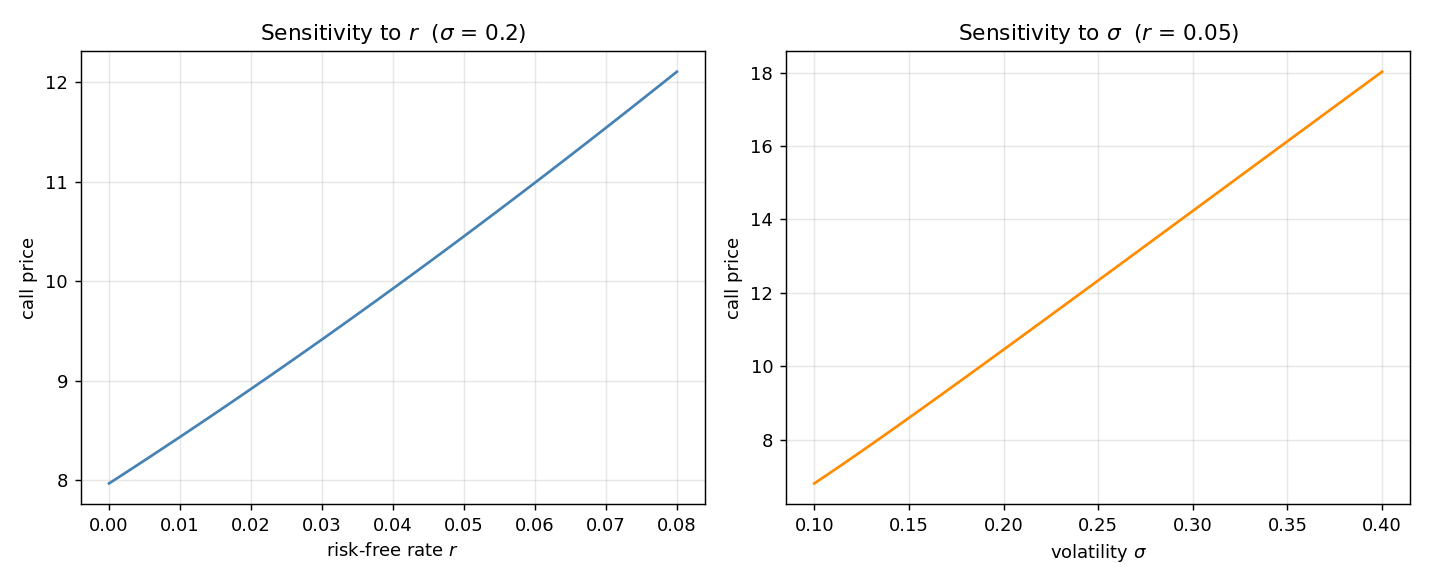

Reproduce this figure in Python.
import numpy as np
import matplotlib.pyplot as plt
from pricing import bs_call_price
import pandas as pd

S0 = 100
K = 100
T = 1
sigma = 0.2
r = 0.05

# --- R Sweep --- #

R_results = []
r_vals = np.linspace(0, 0.08, 40)
for i in r_vals:
    bs_result = bs_call_price(S0, K, i, sigma, T)
    R_results.append(bs_result)

# --- Sigma Sweep --- #

Sigma_results = []
sigma_vals = np.linspace(0.1, 0.4, 40)
for j in sigma_vals:
    bs_result = bs_call_price(S0, K, r, j, T)
    Sigma_results.append(bs_result)

# --- Plot Results --- #

fig, (ax1, ax2) = plt.subplots(1, 2, figsize=(11, 4.5))

ax1.plot(r_vals, R_results, color="steelblue")
ax1.set_xlabel("risk-free rate $r$")
ax1.set_ylabel("call price")
ax1.set_title("Sensitivity to $r$  ($\\sigma$ = 0.2)")

ax2.plot(sigma_vals, Sigma_results, color="darkorange")
ax2.set_xlabel("volatility $\\sigma$")
ax2.set_ylabel("call price")
ax2.set_title("Sensitivity to $\\sigma$  ($r$ = 0.05)")

for ax in (ax1, ax2):
    ax.grid(alpha=0.3)

plt.tight_layout()
plt.savefig("sensitivity.png", dpi=130)
plt.show()

lo = min(min(R_results), min(Sigma_results))
hi = max(max(R_results), max(Sigma_results))
ax1.set_ylim(lo - 1, hi + 1)
ax2.set_ylim(lo - 1, hi + 1)

r_range = max(R_results) - min(R_results)
s_range = max(Sigma_results) - min(Sigma_results)
print(f"r sweep range:     {r_range:.4f}")
print(f"sigma sweep range: {s_range:.4f}")
print(f"ratio:             {s_range/r_range:.2f}x")
